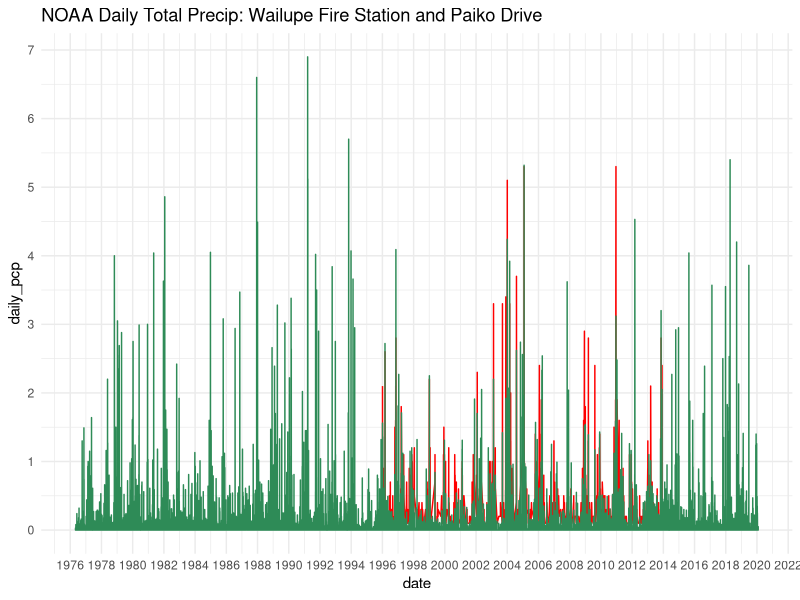
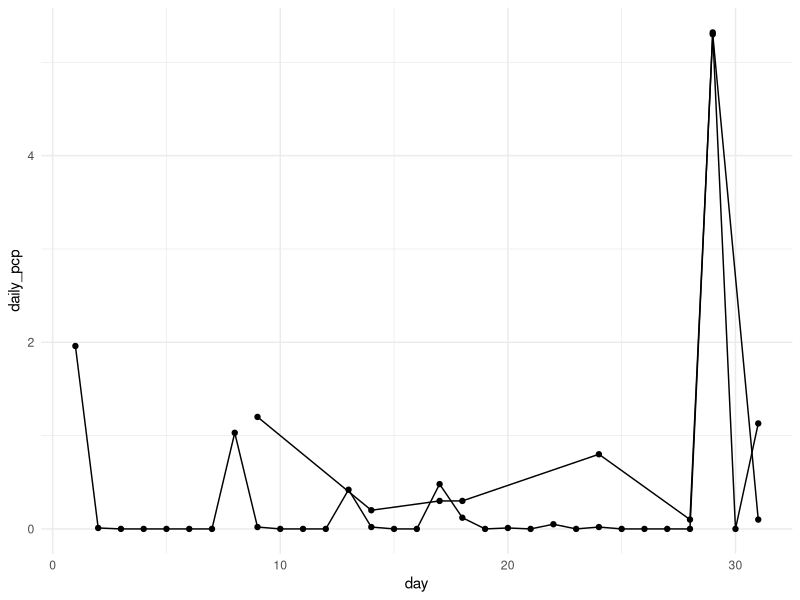
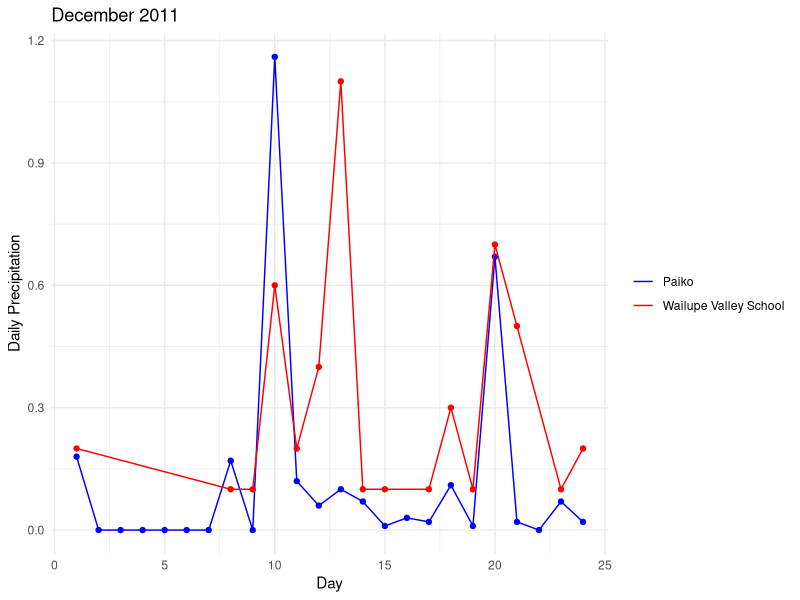
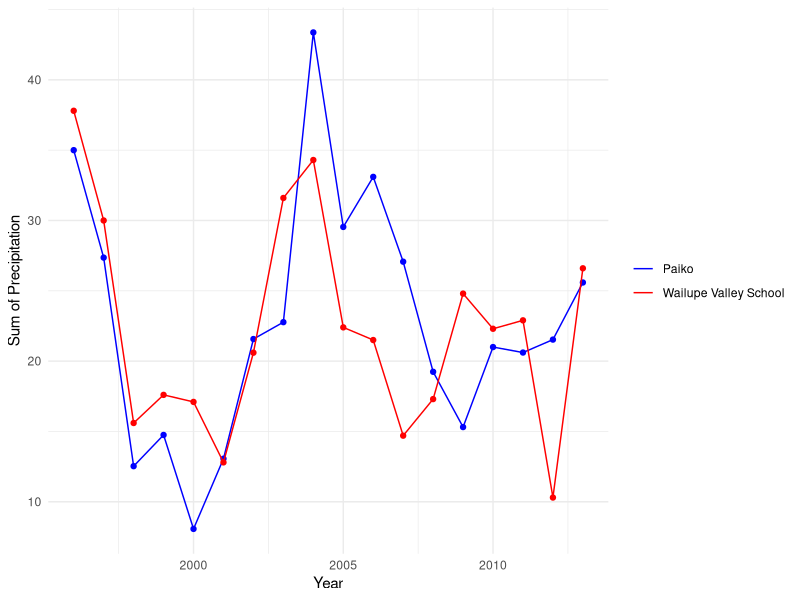
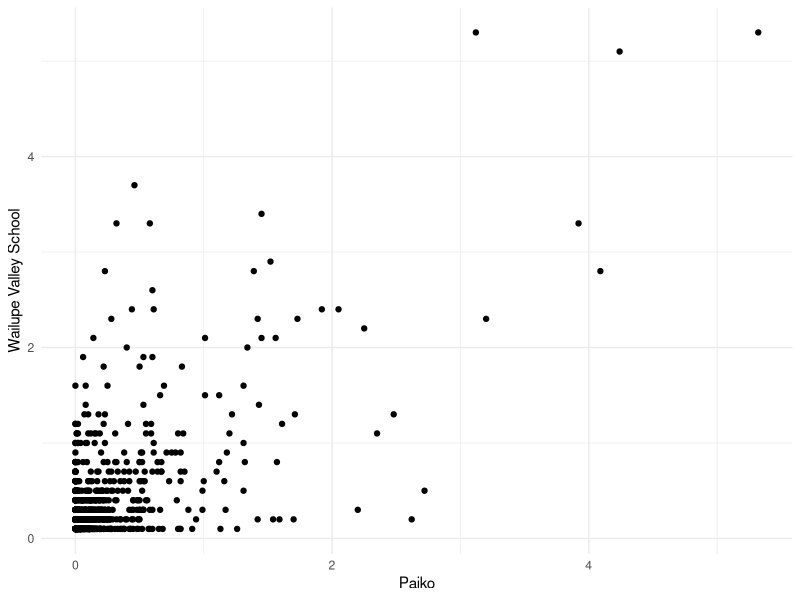
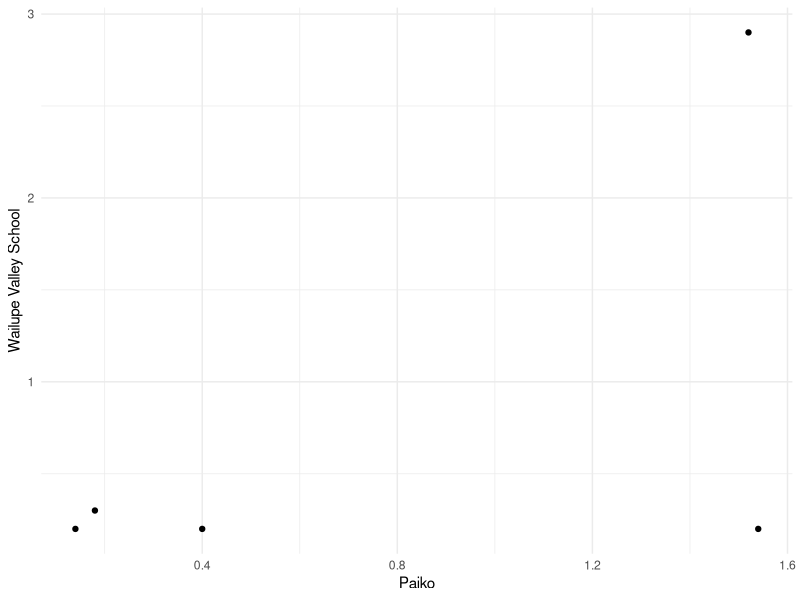
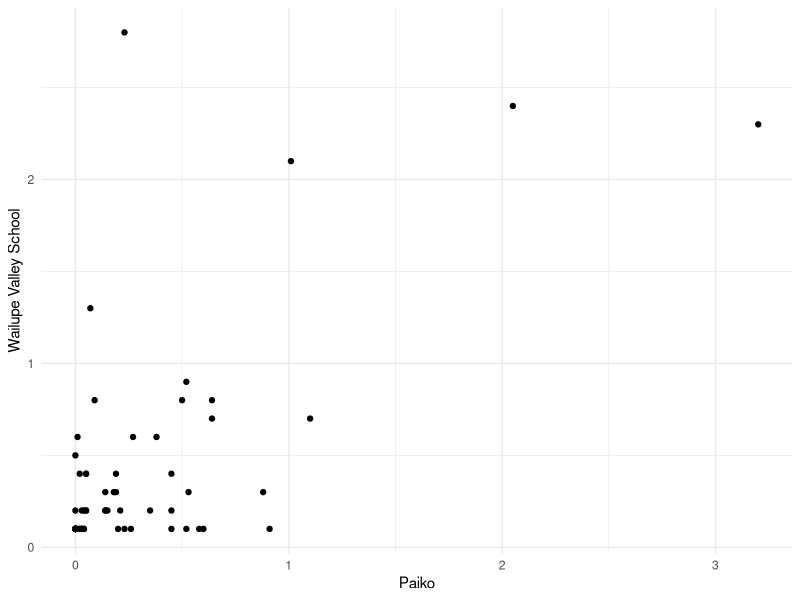
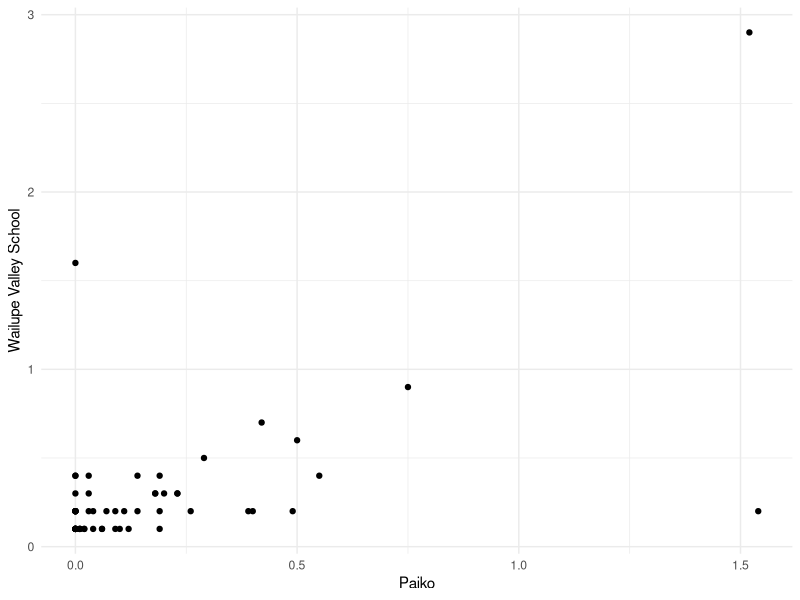

Generate these figures, in order, with R: (Note: this script raises an error after producing the figures.)
## ---- chunk 1
knitr::opts_chunk$set(echo = TRUE)
library(lubridate)
library(tidyverse)
library(here)
## ---- chunk 2
paiko_76_rain <- read.csv("NOAA_Paiko_76.csv")
wailupe_08_rain <-  read.csv("NOAA_WailupeHawaiiKai_08.csv")
wailupe_77_rain <-  read.csv("NOAA_WailupeHawaiiKai_77.csv")

##Use lubridate to clean up the dates and times
wailupe_08_rain$DATE <- ymd(wailupe_08_rain$DATE)
wailupe_77_rain$DATE <- ymd(wailupe_77_rain$DATE)
paiko_76_rain$DATE <- mdy(paiko_76_rain$DATE)
## ---- chunk 3
## for wailupe 1977-2014
wailupe_tidy_77 <- wailupe_77_rain %>% 
  rename(station = STATION, station_name = STATION_NAME, elevation = ELEVATION, 
         lat = LATITUDE, lon = LONGITUDE, date = DATE, time = TIME, qgag = QGAG, 
         qgag_flag = Measurement.Flag, qgag_qual = Quality.Flag, qgag_units = Units, 
         qpcp = QPCP, qpcp_flag = Measurement.Flag.1, qpcp_qual = Quality.Flag.1, 
         qpcp_units = Units.1) %>% #renames columns
  filter(station_name == "WAILUPE VALLEY SCHOOL 723.6 HI US") %>% #filter to Wailupe gauge only
  filter(qpcp != "-9999",
         qpcp != "999",
         qpcp != "999.99",
         qpcp_flag != "g",
         qpcp_flag != "{",
         qpcp_flag != "}",
         qpcp_flag != "[",
         qpcp_flag != "]",
         qgag != "-9999.00",
         qgag != "-9999",
         qgag_flag != "g",
         qgag_flag != "V",
         qgag_flag != "P",
         qgag_flag != "{",
         qgag_flag != "}",
         qgag_flag != "[",
         qgag_flag != "]") ## removes all flagged data

## wailupe 2008- 2021
wailupe_tidy_08 <- wailupe_08_rain %>% 
  rename(station = STATION, station_name = STATION_NAME, elevation = ELEVATION, 
         lat = LATITUDE, lon = LONGITUDE, date = DATE, time = TIME, qgag = QGAG, 
         qgag_flag = Measurement.Flag, qgag_qual = Quality.Flag, qgag_units = Units, 
         qpcp = QPCP, qpcp_flag = Measurement.Flag.1, qpcp_qual = Quality.Flag.1, 
         qpcp_units = Units.1) %>% #renames columns
  filter(station_name == "WAILUPE VALLEY SCHOOL 723.6 HI US") %>% #filter to Wailupe gauge only
  filter(qpcp != "-9999",
         qpcp != "999",
         qpcp != "999.99",
         qpcp_flag != "g",
         qpcp_flag != "{",
         qpcp_flag != "}",
         qpcp_flag != "[",
         qpcp_flag != "]",
         qgag != "-9999.00",
         qgag != "-9999",
         qgag_flag != "g",
         qgag_flag != "V",
         qgag_flag != "P",
         qgag_flag != "{",
         qgag_flag != "}",
         qgag_flag != "[",
         qgag_flag != "]") ## removes all flagged data



## paiko 1976- 2020
paiko_tidy_76 <- paiko_76_rain %>% 
  rename(station = STATION, station_name = NAME, elevation = ELEVATION, 
         lat = LATITUDE, lon = LONGITUDE, date = DATE, qpcp = PRCP) %>% #renames columns
  filter(station_name == "PAIKO DRIVE 723.4, HI US") 

## ---- chunk 4
wailupe_daily_77 <- wailupe_tidy_77 %>%  
  group_by(date) %>%
  summarize(
    daily_pcp = sum(qpcp),
    daily_vol = sum(qgag)) ## gives total summed precip data per day. HT is given in inches.

paiko_daily_76 <- paiko_tidy_76 %>%  
  group_by(date) %>%
  summarize(
    daily_pcp = sum(qpcp)) 

## ---- chunk 5
wailupe_daily_77$date <- ymd(wailupe_daily_77$date)
paiko_daily_76$date <- ymd(paiko_daily_76$date)

ggplot() +
  geom_line(data = wailupe_daily_77, aes(x=date, y=daily_pcp), size = 0.5,color="red") +
  geom_line(data = paiko_daily_76, aes(x=date, y=daily_pcp), size = 0.5, color = "seagreen") +
  theme_minimal() + 
  scale_y_continuous(breaks=seq(0,7,1)) +
  scale_x_date(date_breaks = "2 years", date_labels = "%Y") +
  ggtitle("NOAA Daily Total Precip: Wailupe Fire Station and Paiko Drive")

## ---- chunk 6
# Wailupe Valley School vs. Paiko Drive
paiko_daily_76 <- paiko_daily_76 %>% 
  mutate(year = year(date)) %>% 
  mutate(month = month(date)) %>% 
  mutate(day = day(date))

paiko_january_2005 <- paiko_daily_76 %>% 
  filter(year == 2005) %>% 
  filter(month == 1)

wailupe_daily_77 <- wailupe_daily_77 %>% 
  mutate(year = year(date)) %>% 
  mutate(month = month(date)) %>% 
  mutate(day = day(date))

wailupe_january_2005 <- wailupe_daily_77 %>% 
  filter(year == 2005) %>% 
  filter(month == 1)

#plot January 2005
ggplot() +
  geom_line(data = paiko_january_2005, aes(x = day,
                                           y = daily_pcp)) +
  geom_point(data = paiko_january_2005, aes(x = day,
                                           y = daily_pcp)) +
  geom_line(data = wailupe_january_2005, aes(x = day,
                                             y = daily_pcp)) +
  geom_point(data = wailupe_january_2005, aes(x = day,
                                             y = daily_pcp)) +
  theme_minimal()

#plot December 2011
paiko_december_2011 <- paiko_daily_76 %>% 
  filter(year == 2011) %>% 
  filter(month == 12) %>% 
  filter(day <= 24)

wailupe_december_2011 <- wailupe_daily_77 %>% 
  filter(year == 2011) %>% 
  filter(month == 12)

ggplot() +
  geom_line(data = paiko_december_2011, aes(x = day,
                                           y = daily_pcp,
                                           color = "blue")) +
  geom_point(data = paiko_december_2011, aes(x = day,
                                           y = daily_pcp),
             color = "blue") +
  geom_line(data = wailupe_december_2011, aes(x = day,
                                             y = daily_pcp,
                                             color = "red")) +
  geom_point(data = wailupe_december_2011, aes(x = day,
                                             y = daily_pcp),
             color = "red") +
  scale_color_manual(values = c("blue", "red"), labels = c("Paiko", "Wailupe Valley School")) +
  theme_minimal() +
  theme(legend.title = element_blank()) +
  labs(x = "Day",
       y = "Daily Precipitation",
       title = "December 2011")

# compare yearly
paiko_yearly <- paiko_daily_76 %>% 
  group_by(year) %>% 
  mutate(sum = sum(daily_pcp)) %>% 
  select(year, sum) %>% 
  distinct() %>% 
  drop_na() %>% 
  filter(year >= 1996 & year <= 2013)

wailupe_yearly <- wailupe_daily_77 %>% 
  group_by(year) %>% 
  mutate(sum = sum(daily_pcp)) %>% 
  select(year, sum) %>% 
  distinct() %>% 
  drop_na()

ggplot() +
  geom_line(data = paiko_yearly, aes(x = year,
                                     y = sum,
                                     color = "blue")) +
  geom_point(data = paiko_yearly, aes(x = year,
                                     y = sum),
             color = "blue") +
  geom_line(data = wailupe_yearly, aes(x = year,
                                     y = sum,
                                     color = "red")) +
  geom_point(data = wailupe_yearly, aes(x = year,
                                     y = sum),
             color = "red") +
  scale_color_manual(values = c("blue", "red"), labels = c("Paiko", "Wailupe Valley School")) +
  theme_minimal() +
  theme(legend.title = element_blank()) +
  labs(x = "Year",
       y = "Sum of Precipitation")
## ---- chunk 7
# all data
paiko_wailupe_comp <- merge(paiko_daily_76, wailupe_daily_77, by = "date")

ggplot(data = paiko_wailupe_comp, aes(x = daily_pcp.x,
                                      y = daily_pcp.y)) +
  geom_point() +
  theme_minimal() +
  labs(x = "Paiko",
       y = "Wailupe Valley School")

# for a specified stormy period
paiko_wailupe_comp_2008_storm <- paiko_wailupe_comp %>% 
  filter(year.x == 2008) %>% 
  filter(month.x == 12)

ggplot(data = paiko_wailupe_comp_2008_storm, aes(x = daily_pcp.x,
                                      y = daily_pcp.y)) +
  geom_point() +
  theme_minimal() +
  theme_minimal() +
  labs(x = "Paiko",
       y = "Wailupe Valley School")
 
# for a specified year: 2013
paiko_wailupe_comp_2013 <- paiko_wailupe_comp %>% 
  filter(year.x == 2013)

ggplot(data = paiko_wailupe_comp_2013, aes(x = daily_pcp.x,
                                      y = daily_pcp.y)) +
  geom_point() +
  theme_minimal() +
  theme_minimal() +
  labs(x = "Paiko",
       y = "Wailupe Valley School")

# for a specified year: 2008
paiko_wailupe_comp_2008 <- paiko_wailupe_comp %>% 
  filter(year.x == 2008)

ggplot(data = paiko_wailupe_comp_2008, aes(x = daily_pcp.x,
                                      y = daily_pcp.y)) +
  geom_point() +
  theme_minimal() +
  theme_minimal() +
  labs(x = "Paiko",
       y = "Wailupe Valley School")

# 2002 January
paiko_wailupe_comp_2002 <- paiko_wailupe_comp %>% 
  filter(year.x == 2002) %>% 
  filter(month.x == 1)

ggplot(data = paiko_wailupe_comp_2002, aes(x = daily_pcp.x,
                                      y = daily_pcp.y)) +
  geom_point() +
  theme_minimal() +
  theme_minimal() +
  labs(x = "Paiko",
       y = "Wailupe Valley School")

# 2011 December
paiko_wailupe_comp_2011 <- paiko_wailupe_comp %>% 
  filter(year.x == 2011) %>% 
  filter(month.x == 12)

ggplot(data = paiko_wailupe_comp_2011, aes(x = daily_pcp.x,
                                      y = daily_pcp.y)) +
  geom_point() +
  theme_minimal() +
  theme_minimal() +
  labs(x = "Paiko",
       y = "Wailupe Valley School",
       title = "Daily Precipitation December 2011") +
  geom_smooth(method='lm', formula = y~x) +
  stat_regline_equation(label.x = 0.25,
                        label.y = 1) +
  stat_cor(label.x = 0.25,
           label.y = 0.8)

# yearly comparison
paiko_wailupe_comp_yearly <- merge(paiko_yearly, wailupe_yearly, by = "year")

ggplot(data = paiko_wailupe_comp_yearly, aes(x = sum.x,
                                      y = sum.y)) +
  geom_point() +
  theme_minimal() +
  theme_minimal() +
  labs(x = "Paiko",
       y = "Wailupe Valley School",
       title = "Yearly Precipitation: 1996-2013") +
  geom_smooth(method='lm', formula = y~x) +
  stat_regline_equation(label.x = 10,
                        label.y = 33) +
  stat_cor(label.x = 10,
           label.y = 30)
## ---- chunk 8
SKN_processed_stations =  read.csv(here("Paiko","ProcessedOriginalData_Data_in.csv"))%>% 
  pivot_longer(cols = Jan:Dec, names_to = "Month", values_to = "pcp_in") 

RA_paiko_wailupe_investigation <- SKN_processed_stations %>% 
   filter(SKN %in% c(723.4, 723.0)) # Wailupe = 723; Paiko = 723.4

RA_paiko <- RA_paiko_wailupe_investigation %>% 
  filter(SKN %in% c(723.4)) 

RA_wailupe <- RA_paiko_wailupe_investigation %>% 
  filter(SKN %in% c(723)) 

RA_paiko$Month = factor(RA_paiko$Month, levels=c('Jan','Feb','Mar','Apr', 'May','Jun','Jul', 'Aug','Sep','Oct','Nov','Dec'))
RA_wailupe$Month = factor(RA_wailupe$Month, levels=c('Jan','Feb','Mar','Apr', 'May','Jun','Jul', 'Aug','Sep','Oct','Nov','Dec'))

ggplot() +
  geom_line(data = RA_wailupe, aes(x=Year, y=pcp_in), size = 0.5, color="red") +
  geom_line(data = RA_paiko, aes(x=Year, y=pcp_in), size = 0.5, color = "seagreen") +
  theme_minimal() + 
  scale_y_continuous(breaks=seq(0,25,5)) +
  scale_x_continuous(breaks=seq(1920,2010,10)) +
  labs( y = "Precipitation (in)", x= "Date") +
  ggtitle("Rainfall Atlas Monthly Total Precip: Wailupe Fire Station and Paiko Drive") +
  facet_wrap(~Month)

## ---- chunk 9
merged_precip <- merge(paiko_daily_76, wailupe_daily_77, by = "date") %>%  select(-daily_vol) %>% 
   rename(wailupe_rain_in = daily_pcp.y, paiko_rain_in = daily_pcp.x) %>% 
  filter(date >= as.Date("1996-01-04") & date <= as.Date("1996-12-31"))

 
ggplot(data = merged_precip, aes(x =paiko_rain_in, y= wailupe_rain_in)) + 
  geom_point() +
  theme_minimal() 

ggplot(data = merged_precip, aes(x =paiko_rain_in, y= wailupe_rain_in)) + 
  geom_point() +
  theme_minimal() +
  scale_x_continuous(limits=c(0,1)) +
  scale_y_continuous(limits=c(0,1)) 
